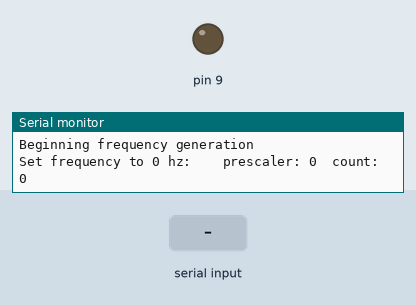
Bench run of a sketch on a simulated Arduino Uno, built with avr-gcc and run on an emulated ATmega328P. Parts: output pins drawn as LEDs (lit = HIGH), the last lines printed to the serial monitor. Dashed ring = blinking. The inputs (shaded band) are chosen by the test bench.

Above: at 1.2 s.
1.3 s: "1\n" received over Serial
At 2.7 s:
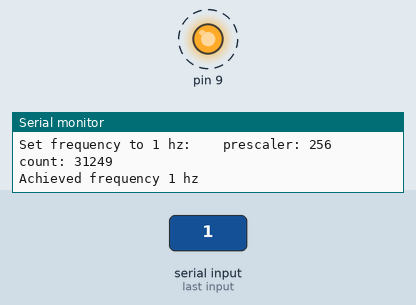
4.3 s: "90,45\n" received over Serial
At 5.3 s:
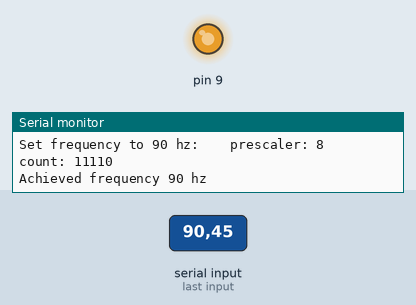
Timing chart, 0 to 7.3 s (numbered marks = the images above; inputs shaded):
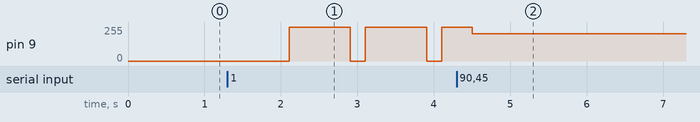

The sketch:

autotimer.ino
```cpp
// (licence header left out)
#include "autotimer1.h"
// Frequency generater

const long BAUDRATE = 38400;

// use AutoTimer1 for 16 bit timer or AutoTimer2 for 8bit timer
static AutoTimer *autoTimer = new AutoTimer1();

// debug routine to show behaviour of the #autoTimer->setFrequency(hz) method
void setOutputFreq(uint16_t hz) {
  autoTimer->setFrequency(hz);
  if (hz > 0 && autoTimer->Prescaler() == 0) {
    Serial.print("\nfrequency ");
    Serial.print(hz);
    Serial.print(" can not be scaled onto timer. 31hz is about as low as it goes for 8-bit timers.");
    return;
  }

  Serial.print("\nSet frequency to ");
  Serial.print(autoTimer->Frequency());
  Serial.print(" hz:  ");
  Serial.print("  prescaler: ");
  Serial.print(autoTimer->Prescaler());
  Serial.print("  count: ");
  Serial.print(autoTimer->Count());

  autoTimer->startTimer();
}


void setup() {
  Serial.begin(BAUDRATE);
  Serial.println("Beginning frequency generation");

  // Set output to zero (off) and wait for number on serial.
  setOutputFreq(0);
}

void loop() {
  // Read serial for numeric frequency, upto 0xFFFF:
  if (Serial.available() > 0) {
    uint32_t hz = readNumber(Serial);
    if (hz > 0xFFFF) {
      Serial.print("frequency ");
      Serial.print(hz);
      Serial.print(" is too large.  Maximum is ");
      Serial.println(0xFFFF);
      return;
    }

    Serial.print("Setting output frequency to ");
    Serial.print(hz);
    Serial.println(" hz");
    setOutputFreq((uint16_t) hz);

    Serial.println();
    Serial.print("Achieved frequency ");
    Serial.print(autoTimer->actualFrequency());
    Serial.println(" hz");
  }
}
```

autotimer.cpp
```cpp
// (licence header left out)
#include "autotimer.h"
/*
   Using Arduino.h for the digitalWrite function only.  Otherwise, use these
  #include <math.h>
  #include <avr/io.h>
  #include <avr/interrupt.h>

*/

AutoTimer::AutoTimer() {
  this->frequency = 0;
  this->prescaler = 0;
  this->count = 0;
};

// gets the actual frequency generated by the current prescaler/count combination.
// This may differ from the frequency set with #setFrequency, depending on how accurately that time could be reflected in the Timer.
uint32_t AutoTimer::actualFrequency() {
  if (count == 0 || prescaler == 0)
    return 0;
  return (CLOCK_SPEED / ((uint32_t)prescaler * count) / 2);
};

// Sets the current frequency for the timer to output on its output signal pin.
// Try each prescaler to get the closest result, setting both prescaler and count.
void AutoTimer::setFrequency(uint16_t frequency) {

  resetTimer(); // turn off the timer & reset it.
  this->frequency = 0;
  this->prescaler = 0;
  this->count = 0;

  double resultFreq = 0;    // accurate record (double) of the best result so far.
  uint16_t resultScale = 0;
  uint16_t resultCount = 0;

  if (frequency > 0) {
    float dblFreq = frequency * 2;

    // Try each of the prescalers to see which produces the closes approximation of the requested frequency
    for (int index = 0; index < prescalersLength(); index++) {
      uint16_t presclr = prescalers(index);

      uint16_t cnt = calculateCount(presclr, dblFreq);
      if (cnt == 0) // Can't prescale for this frequency
        continue;

      double actual = CLOCK_SPEED / ((double)presclr * cnt);

      if (resultFreq == 0 || (abs(frequency - (actual / 2)) < abs(frequency - (resultFreq / 2)) ) ) { // find first or closer match
        resultFreq = actual;
        resultScale = presclr;
        resultCount = cnt;
        if (round(actual / 2) == frequency) { // if hit the mark exactly, bail out.
          break;
        }
      }
    }
  }

  if (resultScale == 0) {
    return;
  }

  this->frequency = frequency;
  this->prescaler = resultScale;
  this->count = resultCount;

}


// Calculate the count required to get given frequency using given prescaler.
uint16_t AutoTimer::calculateCount(uint16_t prescale, float frequency) {
  if (prescale == 0 || frequency == 0)
    return 0;

  uint32_t cnt = CLOCK_SPEED / ((uint32_t)prescale * frequency) - 1;
  return (cnt < counterMaximum()) ? cnt : 0; // only if it doesn't overflow
}
```

autotimer.h
```cpp
// (licence header left out)
#include <stdlib.h>
#include <stdint.h>
#include <math.h>
#include <avr/io.h>
#include <avr/interrupt.h>
//#include <avr/iom328p.h>

// 16mz cpu clock speed
#define CLOCK_SPEED 16000000
// tick = 0.0625μs | 62.5ns / clock tick)

// duty cycle, as a percentage of the complete cycle. 0.1 = 10% of the cycle
#define DUTY_CYCLE 0.2


// AutoTimer is a wrapper class around a specific AVR Timer which assists in using that timer.
// AutoTimer itself is abstract, using specific subclasses for each real Timer (Timer1, Timer2)
// A user of the class sets the desired Frequency, in hz, and the AutoTimer calculates the best arrangement of
// Prescaler and TOP count for the Timer. to achieve that frequency, if possible.
// Output is on the respective OCn[A/B] pin for the respective Timer.
// A fixed pulse width is generated at the given frequency.
class AutoTimer {
  protected:

    uint16_t frequency;
    uint16_t prescaler;
    uint16_t count;

    // Calculates the timer count to use for the given frequency, using the given prescaller.
    // If the result is bigger than the Timer count register, (16-bit), or prescaler is not known to prescalers[], then zero is returned.
    uint16_t calculateCount(uint16_t prescale, float frequency);

    // Sets the Timer bits CS12, CS11 & CS10 in TCCR1B to define the given prescaler
    // if prescaler not known sets all bits to zero, disabling the Timer.
    virtual void setTimerPrescaler(uint16_t scaler);

    // Gets the total number of prescalers known to this timer
    virtual uint8_t prescalersLength();
    // Gets the decimal prescaler value for the given index == ( < prescalersLength)
    virtual uint16_t prescalers(uint8_t index);

    // Gets the TOP/MAX value for this Timer
    virtual uint16_t counterMaximum();

  public:
    AutoTimer();

    uint16_t Frequency() { return this->frequency; };
    uint16_t Prescaler() { return this->prescaler; };
    uint16_t Count() { return this->count; };

    // Set the frequency, in hz, the timer should generate a pulse.
    // The Timer will auto select the most accurate prescaler and count based on the frequency given.
    // If the given frequency os out of the range of the Timer, Frequency, Prescaler and Count will remain at zero.
    void setFrequency(uint16_t hz);

    // Gets the actual frequency as calculated by the current prescaler and count.
    // This may differ from the #Frequency depending on how the given frequency maps to the timer counts. Higher frequencies tend to be less accurate.
    uint32_t actualFrequency();

    // reset the timer, setting control registers to zero, turning off timer1
    virtual void resetTimer();

    // Sets Timer1 up to generate the currentfrequency, if that frequency is within the range of the timer.
    virtual void startTimer();

};
```

autotimer1.cpp
```cpp
// (licence header left out)
#include "autotimer1.h"


AutoTimer1::AutoTimer1() : AutoTimer() { };

// Sets the CS12, CS11 & CS10 bits on TCCR1B for the given prescaler.
// If not a valid prescaler (found in prescalers[]) then disables the Timer by setting all bits to zero.
void AutoTimer1::setTimerPrescaler(uint16_t scaler) {
  switch (scaler) {
    case 1 : {
        TCCR1B |= (1 << CS10);
        break;
      }
    case 8 : {
        TCCR1B |= (1 << CS11);
        break;
      }
    case 64 : {
        TCCR1B |= (1 << CS11);
        TCCR1B |= (1 << CS10);
        break;
      }
    case 256 : {
        TCCR1B |= (1 << CS12);
        break;
      }
    case 1024 : {
        TCCR1B |= (1 << CS12);
        TCCR1B |= (1 << CS10);
        break;
      }
    default: {  // disable timer
        TCCR1B &= (0 << CS12);
        TCCR1B &= (0 << CS11);
        TCCR1B &= (0 << CS10);
      }
  }
}


void AutoTimer1::startTimer() {
  resetTimer();
  if (prescaler == 0 || count == 0) {
    return;
  }
  cli();

  // wave gen mode 8, PWM freq corrected, TOP = ICR1, OCR1A defines pulse width
  TCCR1B |= (1 << WGM13);

  //set the output pin DDR to output
  DDRB |= DDR_OC1A;

  // COM1A1 + COM1A0 B10 = clear OC1A on upcount match and set on downcount match.
  // setting B11 (1 << COM1A0) will invert this
  TCCR1A |= (1 << COM1A1);

  // Define the frequency of the counter by defining TOP as the count.
  uint16_t top = Count();
  ICR1 = top;

  // set compare match register OCR1A to mark the change state point in the count.
  // When matching on the upcount, clears OC1A and sets it again when matching on the downcount.
  // The closer OCR1A is to TOP (ICR1), the shorter the pulse width will be.
  uint16_t start = top - (DUTY_CYCLE * top);
  OCR1A = start;

  // No inturrupts are used.
  //TIMSK1 |= (1 << OCIE1A) | (1 << OCIE1B);  // enable 'On compare match' for COMPA & B

  // Turn on the timer.
  setTimerPrescaler(prescaler);

  sei();
}


void AutoTimer1::resetTimer() {
  cli();

  // reset prescaler to zero, turns off timer clock.
  setTimerPrescaler(0);

  // Clear control register
  TCCR1A = 0; // set entire TCCR1A register to 0
  TCCR1B = 0; // same for TCCR1B
  TCNT1  = 0; // initialize counter value to 0
  TIFR1 = 0;  // Clear any Flags set
  TIMSK1 = 0; // Clear all interrupt masks

  OCR1A = 0;
  OCR1B = 0;
  sei();
}
```

autotimer1.h
```cpp
// (licence header left out)
#include "autotimer.h"

#define PRESCALER_COUNT 5     // The number of prescalers available to this timer

// Output pit is pin OC1A = Digital pin 9
#define DDR_OC1A 2 //B00000010  Pin definition linked to DDR_OC1A (B00000010 / PB1 = DigitalPin 9)


// AutoTimer1 is a wrapper class for the 16-bit Timer1.
class AutoTimer1 : public AutoTimer {
  private:
    // A fixed list of the available prescalers for this timer
    const uint16_t PRESCALERS[PRESCALER_COUNT] {1, 8, 64, 256, 1024};

    // Sets the Timer bits CS12, CS11 & CS10 in TCCR1B to define the given prescaler
    // if prescaler not known sets all bits to zero, disabling the Timer.
    virtual void setTimerPrescaler(uint16_t scaler);

  protected:
    // Gets the total number of prescalers known to this timer
    uint8_t prescalersLength() { return PRESCALER_COUNT; };
    // Gets the decimal prescaler value for the given index == ( < prescalersLength)
    uint16_t prescalers(uint8_t index) {
      return index >= 0 && index < PRESCALER_COUNT ? PRESCALERS[index] : 0;
    };

    // Gets the TOP/MAX value for this Timer
    uint16_t counterMaximum() { return 0xFFFF;};  // 16-bit timer

  public:
    AutoTimer1();

    // reset the timer, setting control registers to zero, turning off timer1
    void resetTimer();

    // Sets Timer1 up to generate the currentfrequency, if that frequency is within the range of the timer.
    void startTimer();

};
```

autotimer2.cpp
```cpp
// (licence header left out)
#include "autotimer2.h"

void AutoTimer2::startTimer() {
  resetTimer();
  if (prescaler == 0 || count == 0) {
    return;
  }
  cli();

  // wave gen mode 5, PWM freq corrected, TOP = OCR1A - Fixed 50% pulse width
  TCCR2A |= (1 << WGM20);
  TCCR2B |= (1 << WGM22);

  //set the output pin DDR to output
  DDRB |= DDR_OC2A;

  // COM2A1 + COM2A0 B10 = clear OC2A on upcount match and set on downcount.
  // setting B11 (1 << COM2A0) will invert this
  TCCR2A |= (1 << COM2A1);

  // Define the frequency of the counter by defining TOP as the count.
  uint16_t top = Count();
  OCR1A = top;

  // No inturrupts are used.
  //TIMSK2 = 0;

  // Turn on the timer.
  setTimerPrescaler(prescaler);

  sei();
}


void AutoTimer2::resetTimer() {
  cli();
  // Clear control register
  TCCR2A = 0; // set entire TCCR2A register to 0
  TCCR2B = 0; // same for TCCR2B
  TCNT2  = 0; // initialize counter value to 0
  TIMSK2 = 0;
  sei();
}


// Set CS22-CS20 bits for PRESCALER
void AutoTimer2::setTimerPrescaler(uint16_t scaler) {
  switch (scaler) {
    case 1 :
      TCCR2B |= (1 << CS20);
      break;

    case 8 :
      TCCR2B |= (1 << CS21);
      break;

    case 32 :
      TCCR2B |= (1 << CS21) | (1 << CS20);
      break;

    case 64 :
      TCCR2B |= (1 << CS22);
      break;

    case 128 :
      TCCR2B |= (1 << CS22) | (1 << CS20);
      break;

    case 256 :
      TCCR2B |= (1 << CS22) | (1 << CS21);
      break;

    case 1024 :
      TCCR2B |= (1 << CS22) | (1 << CS21) | (1 << CS20);
      break;

    default: // disable timer
      TCCR2B &= (0 << CS22);
      TCCR2B &= (0 << CS21);
      TCCR2B &= (0 << CS20);
  }
}
```

autotimer2.h
```cpp
// (licence header left out)
#include "autotimer.h"


// Output pit is pin OC2A = Digital pin 11
#define DDR_OC2A 8 // B00001000 Pin definition linked to DDR_OC2A (B00001000 / PB3 = DigitalPin 11)

#define PRESCALER_COUNT 7     // The number of prescalers available to this timer

// AutoTimer2 is a helper class to select the most appropriate Prescaler and count for a 8 bit timer.
// Given a frequency, it calculates the most accurate Prescaler to use to achieve that frequency.
class AutoTimer2 : public AutoTimer {
  private:
    // A fixed list of the available prescalers for this timer
    const uint16_t PRESCALERS[PRESCALER_COUNT] {1, 8, 32, 64, 128, 256, 1024};

  protected:
    // Sets the Timer bits CS22, CS21 & CS20 in TCCR2B to define the given prescaler
    // if prescaler not known sets all bits to zero, disabling the Timer.
    void setTimerPrescaler(uint16_t scaler);

    // Gets the total number of prescalers known to this timer
    uint8_t prescalersLength() {
      return PRESCALER_COUNT;
    }

    // Gets the decimal prescaler value for the given index == ( < prescalersLength)
    // returns the prescaler value at the given index or zero if index is out of range.
    uint16_t prescalers(uint8_t index) {
      return (index >= 0 && index < PRESCALER_COUNT) ? PRESCALERS[index] : 0;
    }

    // Gets the TOP/MAX value for this Timer
    uint16_t counterMaximum() {
      return 0xFF; // 8-bit timer
    }

  public:
    AutoTimer2() : AutoTimer() {};

    // Sets Timer2 up to generate the currentfrequency, if that frequency is within the range of the timer.
    void startTimer();

    // reset the timer, setting control registers to zero, turning off timer2
    void resetTimer();

};
```

serialread.ino
```cpp
// (licence header left out)
uint32_t readNumber(const Stream& stream) {
  const char* input = readString(stream);
  if (input == 0)
    return 0;
  long l = atol(input);
  delete input;
  return l;
}


const char* readString(const Stream& stream) {
  int bSize = 128;
  int len = 0;
  char *cBuf = new char[bSize];
  while (stream.available() > 0 && len < bSize) {
    cBuf[len] = (char)stream.read();
    len++;
    if (!stream.available()) // pause to wait for next char arriving.
      delay(100);
  }
  if (len < 1) {
    delete cBuf;
    return 0;
  }

  // Ensure trailing zero present
  if (len < bSize && cBuf[len - 1] != 0) {
    cBuf[len] = 0;
    len++;
  }

  return cBuf;
}
```

Measured:
- after the input at 1.3 s, pin 9: alternates 255/255 for 0.80 s and 0/255 for 0.20 s, starting after 0.81 s
